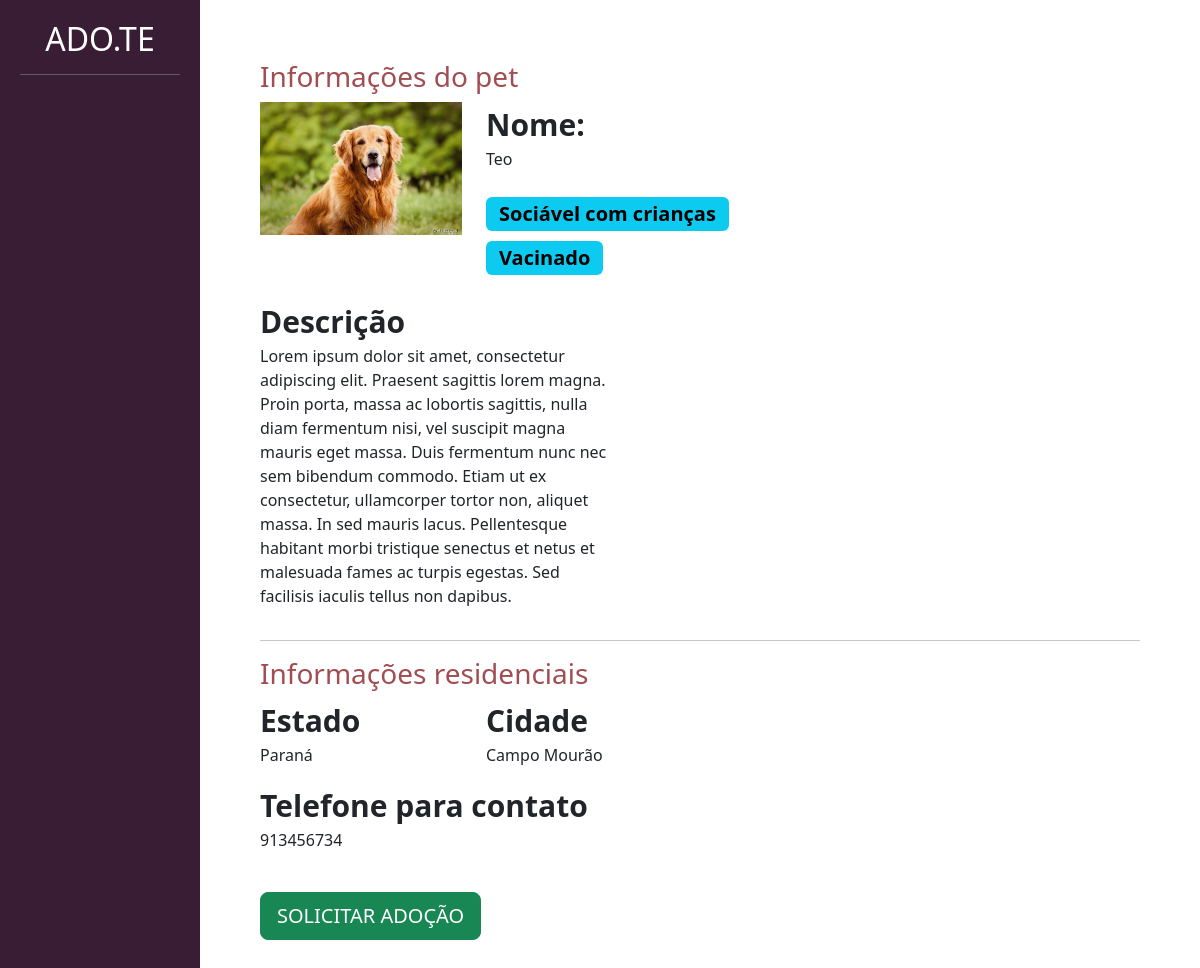
The page /divulgar/ver_pet/1 on the database its author committed.
### divulgar/models.py (models this page shows, shortened)
class Pet(models.Model):
    choices_status = (('P', 'Para adoção'),
                      ('A', 'Adotado'))
    usuario = models.ForeignKey(User, on_delete=models.DO_NOTHING)
    foto = models.ImageField(upload_to="fotos_pets")
    nome = models.CharField(max_length=100)
    descricao = models.TextField()
    estado = models.CharField(max_length=50)
    cidade = models.CharField(max_length=50)
    telefone = models.CharField(max_length=50)
    tags = models.ManyToManyField(Tag)
    raca = models.ForeignKey(Raca, on_delete=models.DO_NOTHING)
    status = models.CharField(max_length=1, choices=choices_status, default='P')

class Tag(models.Model):
    tag = models.CharField(max_length=100)
    def __str__(self):
        return self.tag

### divulgar/views.py (the view)
# urls.py: path('ver_pet/<int:id>', views.ver_pet, name="ver_pet"),
def ver_pet(request, id):
    if request.method == "GET":
        pet = Pet.objects.get(id = id)
        return render(request, 'ver_pet.html', {'pet': pet})

### divulgar/templates/ver_pet.html (shortened to what this page needs)
{% load static %}
<!doctype html>
<html lang="pt-BR">
    <head>
    <link href="https://cdn.jsdelivr.net/npm/bootstrap@5.3.0-alpha1/dist/css/bootstrap.min.css" rel="stylesheet">
    <link href="{% static 'usuarios/css/cadastro.css' %}" rel="stylesheet">
    <link href="{% static 'divulgar/css/novo_pet.css' %}" rel="stylesheet">
    <link href="{% static 'divulgar/css/seus_pet.css' %}" rel="stylesheet">
    <link href="{% static 'adotar/css/listar_pets.css' %}" rel="stylesheet">
    </head>
    <body>
        <div class="container-fluid">
            <div class="row">
                <div class="col-md-2 bg-side-plataforma sidebar">
                    <h2>ADO.TE</h2>
                    <hr>
                </div>
                <div style="padding:60px" class="col-md">
                    <h3 class="font-vinho">Informações do pet</h3>
                    <div class="row">
                        <div class="col-md-3">
                            <img width="100%" src="{{pet.foto.url}}">
                        </div>
                        <div class="col-md-9">
                            <span class="span-bold">Nome:</span>
                            <p>{{pet.nome}}</p>
                            <div style="width:40%">
                                {% for tag in pet.tags.all%}
                                    <span class="badge text-bg-info badge-lg">{{tag}}</span>
                                {% endfor %}
                            </div>
                        </div>
                    </div>
                    <br>
                    <div class="row">
                        <div class="col-md-5">
                            <span class="span-bold">Descrição</span>
                            <p>{{pet.descricao}}</p>
                        </div>
                        <div class="col-md-7">
                        </div>
                    </div>
                    <hr>
                    <div class="row">
                        <h3 class="font-vinho">Informações residenciais</h3>
                        <div class="col-md">
                            <div class="row">
                                <div class="col-md">
                                    <span class="span-bold">Estado</span>
                                    <p>{{pet.estado}}</p>
                                </div>
                                <div class="col-md">
                                    <span class="span-bold">Cidade</span>
                                    <p>{{pet.cidade}}</p>
                                </div>
                            </div>
                            <span class="span-bold">Telefone para contato</span>
                            <p>{{pet.telefone}}</p>
                            <br>
                            <a href="{% url 'pedido_adocao' pet.id %}" class="btn btn-success btn-lg">SOLICITAR ADOÇÃO</a>
                        </div>
                        <div class="col-md">
                        </div>
                    </div>
                </div>
            </div>
        </div>
    </body>
</html>

### templates/static/divulgar/css/novo_pet.css (style rules this page uses)
.sidebar { text-align: center; padding: 20px; }
.font-vinho { color: #A24D52; }

### templates/static/adotar/css/listar_pets.css (style rules this page uses)
.span-bold { font-weight: bold; font-size: 30px; }
.badge-lg { font-size: 20px; margin-top: 10px; }
.bg-side-plataforma { background-color: #391D34; color: white; }

### rows shown on the page
Pet: foto (picture), nome "Teo", descricao "Lorem ipsum dolor sit amet, consectetur adipiscing elit. Praesent sagittis lorem magna. Proin porta, massa ac lobortis sagittis, nulla diam fermentum nisi, vel suscipit magna mauris eget massa. Duis fermentum nunc nec sem bibendum commodo. Etiam ut ex consectetur, ullamcorper tortor non, aliquet massa. In sed mauris lacus. Pellentesque habitant morbi tristique senectus et netus et malesuada fames ac turpis egestas. Sed facilisis iaculis tellus non dapibus.", estado "Paraná", cidade "Campo Mourão", telefone "913456734"
Tag: tag "Sociável com crianças"
Tag: tag "Vacinado"
